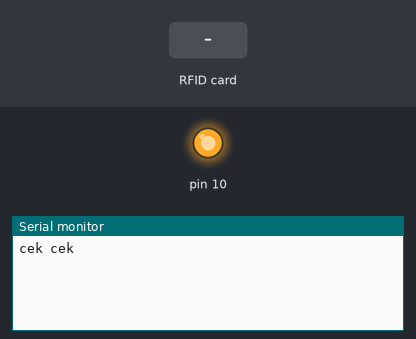
A sketch run on a simulated Arduino Uno, built with avr-gcc and run on an emulated ATmega328P. On the bench: output pins drawn as LEDs (lit = HIGH), the last lines printed to the serial monitor. The test bench sets the inputs (shaded band).

Above: at 1.2 s.
1.3 s: RFID card 8E 39 32 50 held to the reader
At 2.1 s:
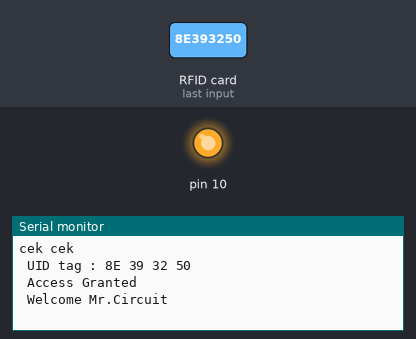
2.8 s: RFID card 5E 7A 19 C4 held to the reader
At 4.2 s:
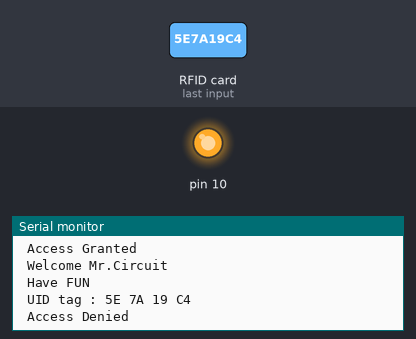

The sketch:

rfid_nodemcuv3.ino
```cpp
/*
 *  Created by TheCircuit
*/

#define SS_PIN 4  //D2
#define RST_PIN 5 //D1

#include <SPI.h>
#include <MFRC522.h>

MFRC522 mfrc522(SS_PIN, RST_PIN);   // Create MFRC522 instance.
int statuss = 0;
int out = 0;
void setup()
{
  Serial.begin(9600);   // Initiate a serial communication
  SPI.begin();      // Initiate  SPI bus
  Serial.println("cek cek");
  mfrc522.PCD_Init();   // Initiate MFRC522
}
void loop()
{
  // Look for new cards
  if ( ! mfrc522.PICC_IsNewCardPresent())
  {
    return;
  }
  // Select one of the cards
  if ( ! mfrc522.PICC_ReadCardSerial())
  {
    return;
  }
  //Show UID on serial monitor
  Serial.println();
  Serial.print(" UID tag :");
  String content= "";
  byte letter;
  for (byte i = 0; i < mfrc522.uid.size; i++)
  {
     Serial.print(mfrc522.uid.uidByte[i] < 0x10 ? " 0" : " ");
     Serial.print(mfrc522.uid.uidByte[i], HEX);
     content.concat(String(mfrc522.uid.uidByte[i] < 0x10 ? " 0" : " "));
     content.concat(String(mfrc522.uid.uidByte[i], HEX));
  }
  content.toUpperCase();
  Serial.println();
  if (content.substring(1) == "8E 39 32 50") //change UID of the card that you want to give access
  {
    Serial.println(" Access Granted ");
    Serial.println(" Welcome Mr.Circuit ");
    delay(1000);
    Serial.println(" Have FUN ");
    Serial.println();
    statuss = 1;
  }

  else   {
    Serial.println(" Access Denied ");
    delay(3000);
  }
}
```

Measured:
- after the input at 1.3 s, the serial monitor: prints a new line at once (image 1)
- after the input at 2.8 s, the serial monitor: prints a new line at once (image 2)
